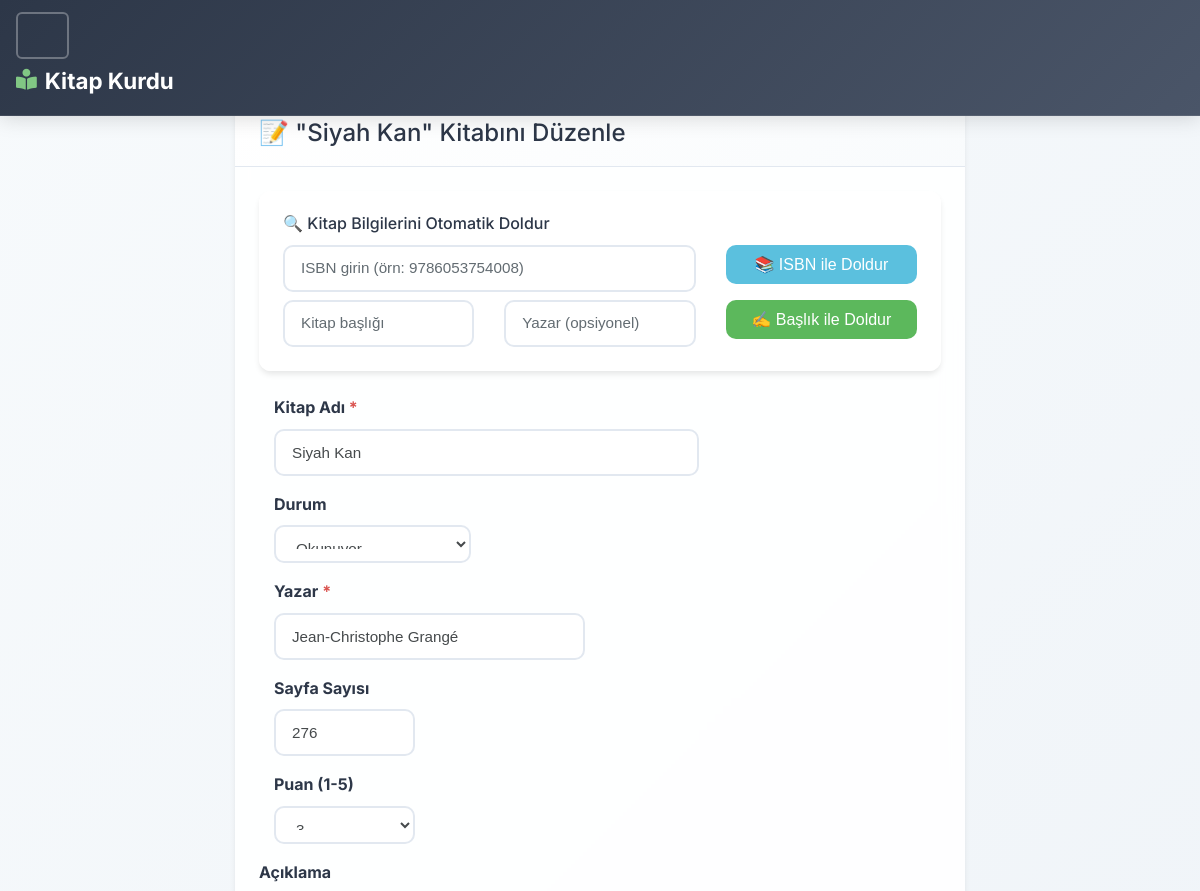
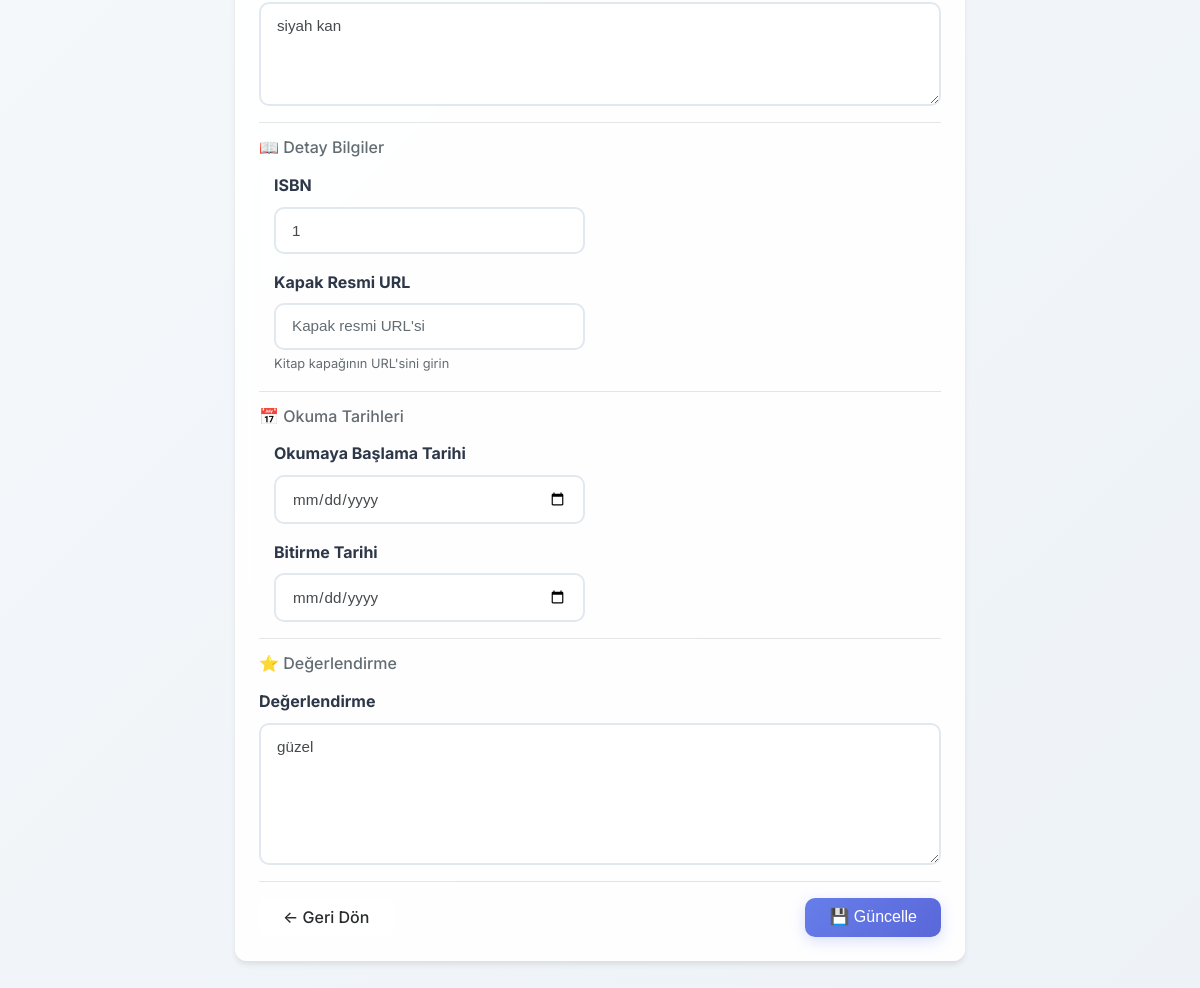
Screenshot of /books/1/edit/ with the database file from the repository (2 pictures, top to bottom).
### books/models.py (models this page shows, shortened)
class Book(models.Model):
    STATUS_CHOICES = [
        ('to_read', 'Okunacak'),
        ('reading', 'Okunuyor'),
        ('read', 'Okundu'),
    ]
    title = models.CharField(max_length=200, verbose_name="Kitap Adı")
    author = models.CharField(max_length=100, verbose_name="Yazar")
    status = models.CharField(
        max_length=10,
        choices=STATUS_CHOICES,
        default='to_read',
        verbose_name="Durum"
    )
    description = models.TextField(blank=True, null=True, verbose_name="Açıklama")
    page_count = models.PositiveIntegerField(blank=True, null=True, verbose_name="Sayfa Sayısı")
    isbn = models.CharField(max_length=13, blank=True, null=True, verbose_name="ISBN")
    cover_image = models.URLField(blank=True, null=True, verbose_name="Kapak Resmi URL")
    added_date = models.DateTimeField(auto_now_add=True, verbose_name="Eklenme Tarihi")
    start_date = models.DateField(blank=True, null=True, verbose_name="Okumaya Başlama Tarihi")
    finish_date = models.DateField(blank=True, null=True, verbose_name="Bitirme Tarihi")
    rating = models.PositiveSmallIntegerField(
        blank=True,
        null=True,
        choices=[(i, i) for i in range(1, 6)],
        verbose_name="Puan (1-5)"
    )
    review = models.TextField(blank=True, null=True, verbose_name="Değerlendirme")
    class Meta:
        verbose_name = "Kitap"
        verbose_name_plural = "Kitaplar"
        ordering = ['-added_date']

### books/views.py (the view, shortened to what this page needs)
# urls.py: path('<int:pk>/edit/', views.BookUpdateView.as_view(), name='edit'),
class BookUpdateView(UpdateView):
    model = Book
    form_class = BookForm
    template_name = 'books/book_form.html'

### templates/books/book_form.html (shortened to what this page needs)
{% extends 'layout.html' %}
{% block body %}
<div class="row justify-content-center">
    <div class="col-lg-8">
        <div class="card">
            <div class="card-header">
                <h4 class="mb-0">
                    {% if object %}
                        📝 "{{ object.title }}" Kitabını Düzenle
                    {% else %}
                        📚 Yeni Kitap Ekle
                    {% endif %}
                </h4>
            </div>
            <div class="card-body">
                <div class="row mb-4">
                    <div class="col-12">
                        <div class="card bg-light">
                            <div class="card-body">
                                <h6 class="card-title">🔍 Kitap Bilgilerini Otomatik Doldur</h6>
                                <div class="row mb-2">
                                    <div class="col-md-8">
                                        <input type="text" id="isbn-search" class="form-control"
                                               placeholder="ISBN girin (örn: 9786053754008)">
                                    </div>
                                    <div class="col-md-4">
                                        <button type="button" id="search-by-isbn" class="btn btn-info btn-block">
                                            📚 ISBN ile Doldur
                                        </button>
                                    </div>
                                </div>
                                <div class="row">
                                    <div class="col-md-4">
                                        <input type="text" id="quick-title" class="form-control"
                                               placeholder="Kitap başlığı">
                                    </div>
                                    <div class="col-md-4">
                                        <input type="text" id="quick-author" class="form-control"
                                               placeholder="Yazar (opsiyonel)">
                                    </div>
                                    <div class="col-md-4">
                                        <button type="button" id="search-by-title" class="btn btn-success btn-block">
                                            ✍️ Başlık ile Doldur
                                        </button>
                                    </div>
                                </div>
                            </div>
                        </div>
                    </div>
                </div>
                <form method="post">
                    <div class="form-row">
                        <div class="form-group col-md-8">
                            <label for="{{ form.title.id_for_label }}" class="font-weight-bold">
                                {{ form.title.label }} <span class="text-danger">*</span>
                            </label>
                            {{ form.title }}
                        </div>
                        <div class="form-group col-md-4">
                            <label for="{{ form.status.id_for_label }}" class="font-weight-bold">
                                {{ form.status.label }}
                            </label>
                            {{ form.status }}
                        </div>
                    </div>
                    <div class="form-row">
                        <div class="form-group col-md-6">
                            <label for="{{ form.author.id_for_label }}" class="font-weight-bold">
                                {{ form.author.label }} <span class="text-danger">*</span>
                            </label>
                            {{ form.author }}
                        </div>
                        <div class="form-group col-md-3">
                            <label for="{{ form.page_count.id_for_label }}" class="font-weight-bold">
                                {{ form.page_count.label }}
                            </label>
                            {{ form.page_count }}
                        </div>
                        <div class="form-group col-md-3">
                            <label for="{{ form.rating.id_for_label }}" class="font-weight-bold">
                                {{ form.rating.label }}
                            </label>
                            {{ form.rating }}
                        </div>
                    </div>
                    <div class="form-group">
                        <label for="{{ form.description.id_for_label }}" class="font-weight-bold">
                            {{ form.description.label }}
                        </label>
                        {{ form.description }}
                    </div>
                    <hr>
                    <h6 class="text-muted mb-3">📖 Detay Bilgiler</h6>
                    <div class="form-row">
                        <div class="form-group col-md-6">
                            <label for="{{ form.isbn.id_for_label }}" class="font-weight-bold">
                                {{ form.isbn.label }}
                            </label>
                            {{ form.isbn }}
                        </div>
                        <div class="form-group col-md-6">
                            <label for="{{ form.cover_image.id_for_label }}" class="font-weight-bold">
                                {{ form.cover_image.label }}
                            </label>
                            {{ form.cover_image }}
                            <small class="form-text text-muted">
                                Kitap kapağının URL'sini girin
                            </small>
                        </div>
                    </div>
                    <hr>
                    <h6 class="text-muted mb-3">📅 Okuma Tarihleri</h6>
                    <div class="form-row">
                        <div class="form-group col-md-6">
                            <label for="{{ form.start_date.id_for_label }}" class="font-weight-bold">
                                {{ form.start_date.label }}
                            </label>
                            {{ form.start_date }}
                        </div>
                        <div class="form-group col-md-6">
                            <label for="{{ form.finish_date.id_for_label }}" class="font-weight-bold">
                                {{ form.finish_date.label }}
                            </label>
                            {{ form.finish_date }}
                        </div>
                    </div>
                    <hr>
                    <h6 class="text-muted mb-3">⭐ Değerlendirme</h6>
                    <div class="form-group">
                        <label for="{{ form.review.id_for_label }}" class="font-weight-bold">
                            {{ form.review.label }}
                        </label>
                        {{ form.review }}
                    </div>
                    <hr>
                    <div class="d-flex justify-content-between">
                        <a href="{% url 'books:list' %}" class="btn btn-secondary">
                            ← Geri Dön
                        </a>
                        <button type="submit" class="btn btn-primary">
                            💾 {% if object %}Güncelle{% else %}Kaydet{% endif %}
                        </button>
                    </div>
                </form>
            </div>
        </div>
    </div>
</div>
{% endblock body %}

### templates/layout.html (style rules this page uses)
:root { --primary-color: #667eea; --primary-dark: #5a67d8; --secondary-color: #718096; --success-color: #48bb78; --warning-color: #ed8936; --danger-color: #f56565; --info-color: #4299e1; --light-bg: #f7fafc; --dark-text: #2d3748; --muted-text: #718096; --border-color: #e2e8f0; --shadow: 0 4px 6px -1px rgba(0, 0, 0, 0.1); --shadow-lg: 0 10px 15px -3px rgba(0, 0, 0, 0.1); --border-radius: 12px; }
body { font-family: 'Inter', -apple-system, BlinkMacSystemFont, 'Segoe UI', Roboto, sans-serif; background: linear-gradient(135deg, #f7fafc 0%, #edf2f7 100%); color: var(--dark-text); line-height: 1.6; min-height: 100vh; }
.card { border: none; border-radius: var(--border-radius); box-shadow: var(--shadow); transition: all 0.3s ease; background: rgba(255, 255, 255, 0.9); backdrop-filter: blur(10px); }
.card-header { background: linear-gradient(135deg, rgba(255, 255, 255, 0.8), rgba(247, 250, 252, 0.8)); border-bottom: 1px solid var(--border-color); border-radius: var(--border-radius) var(--border-radius) 0 0 !important; padding: 1.25rem 1.5rem; backdrop-filter: blur(10px); }
.card-body { padding: 1.5rem; }
.btn { border-radius: 10px; font-weight: 500; padding: 0.6rem 1.5rem; transition: all 0.3s ease; border: none; position: relative; overflow: hidden; text-transform: none; }
.btn::before { content: ''; position: absolute; top: 50%; left: 50%; width: 0; height: 0; background: rgba(255, 255, 255, 0.2); border-radius: 50%; transform: translate(-50%, -50%); transition: width 0.4s ease, height 0.4s ease; }
.btn-primary { background: linear-gradient(135deg, var(--primary-color), var(--primary-dark)); box-shadow: 0 4px 14px rgba(102, 126, 234, 0.25); }
.form-control { border: 2px solid var(--border-color); border-radius: 10px; padding: 0.75rem 1rem; background: rgba(255, 255, 255, 0.8); transition: all 0.3s ease; font-size: 0.95rem; }

### rows the page displays
Book: title "Siyah Kan", status "Okunuyor", author "Jean-Christophe Grangé", page_count "276", rating "3", description "siyah kan", isbn "1", review "güzel"
